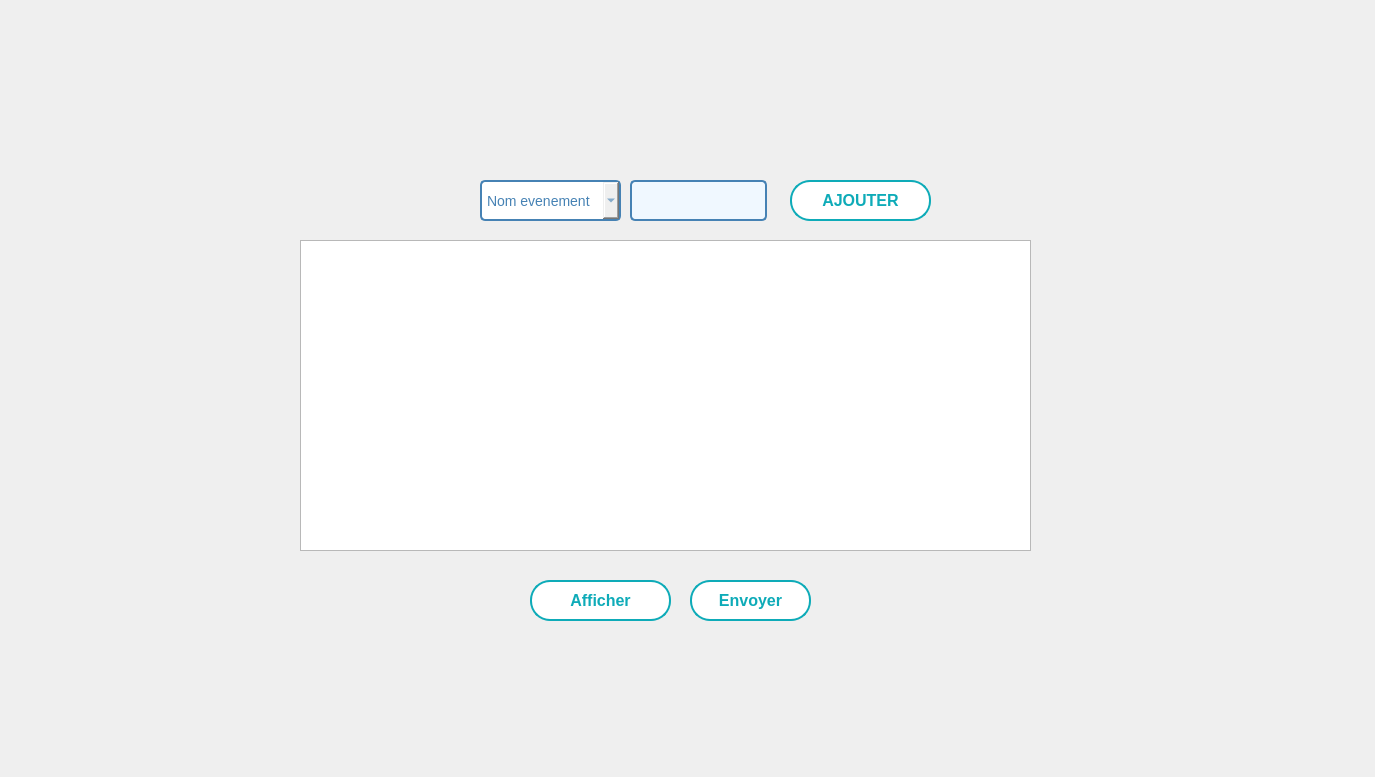
      <widget class="QWidget" name="tab_3">
       <property name="minimumSize">
        <size>
         <width>1366</width>
         <height>768</height>
        </size>
       </property>
       <attribute name="title">
        <string>Participer</string>
       </attribute>
       <widget class="QComboBox" name="liste_nom">
        <property name="geometry">
         <rect>
          <x>480</x>
          <y>180</y>
          <width>141</width>
          <height>41</height>
         </rect>
        </property>
        <property name="styleSheet">
         <string notr="true">/* Style général du QComboBox */
QComboBox {
    border: 2px solid #4682B4; /* Bordure bleue */
    border-radius: 5px; /* Coins arrondis */
    padding: 5px; /* Espace intérieur */
    font-size: 14px; /* Taille de la police */
    font-family: &quot;Arial&quot;, sans-serif; /* Police de caractère */
    color: #4682B4; /* Couleur du texte */

}




/* Style des éléments déroulants */
QComboBox QAbstractItemView {
    border: 2px solid #4682B4; /* Bordure bleue */
    border-radius: 5px; /* Coins arrondis */
    font-size: 14px; /* Taille de la police */
    font-family: &quot;Arial&quot;, sans-serif; /* Police de caractère */
    color: #4682B4; /* Couleur du texte */
    background-color: #F0F8FF; /* Couleur de fond */
}

/* Style des éléments déroulants au survol */
QComboBox QAbstractItemView:hover {
    background-color: #87CEEB; /* Couleur de fond bleue au survol */
}
</string>
        </property>
        <item>
         <property name="text">
          <string>Nom evenement</string>
         </property>
        </item>
       </widget>
       <widget class="QLineEdit" name="CIN">
        <property name="enabled">
         <bool>true</bool>
        </property>
        <property name="geometry">
         <rect>
          <x>630</x>
          <y>180</y>
          <width>137</width>
          <height>41</height>
         </rect>
        </property>
        <property name="styleSheet">
         <string notr="true">/* Style général du formulaire */
QLineEdit {
    border: 2px solid #4682B4; /* Bordure bleue */
    border-radius: 5px; /* Coins arrondis */
    padding: 5px; /* Espace intérieur */
    font-size: 14px; /* Taille de la police */
    font-family: &quot;Arial&quot;, sans-serif; /* Police de caractère */
    color: #4682B4; /* Couleur du texte */
    background-color: #F0F8FF; /* Couleur de fond */
}

/* Style lorsque le champ de formulaire est en focus */
QLineEdit:focus {
    border-color: #1E90FF; /* Bordure bleu clair en focus */
}

/* Style pour les champs désactivés */
QLineEdit:disabled {
    color: #808080; /* Texte gris pour les champs désactivés */
    background-color: #F5F5F5; /* Fond gris clair pour les champs désactivés */
}
</string>
        </property>
       </widget>
       <widget class="QPushButton" name="ajout">
        <property name="enabled">
         <bool>true</bool>
        </property>
        <property name="geometry">
         <rect>
          <x>790</x>
          <y>180</y>
          <width>141</width>
          <height>41</height>
         </rect>
        </property>
        <property name="font">
         <font>
          <family>Arial</family>
          <pointsize>12</pointsize>
          <weight>75</weight>
          <bold>true</bold>
         </font>
        </property>
        <property name="autoFillBackground">
         <bool>false</bool>
        </property>
        <property name="styleSheet">
         <string notr="true">/* Styles généraux du bouton */
QPushButton {
    background-color: #ffffff; /* Bleu clair pour représenter l'eau */
    border: 2px solid #0EABB8; /* Bordure bleue */
    color: #0EABB8; /* Texte blanc */
    padding: 10px ; /* Espacement intérieur */

    font-weight: bold; /* Police en gras */
    border-radius: 20px; /* Bordure arrondie */
    outline: none; /* Supprime la bordure de focus */
  
    overflow: hidden; /* Cache le contenu débordant */
    transition: background-color 0.3s, color 0.3s; /* Transition des couleurs */
}

/* Style au survol du bouton */
QPushButton:hover {
    background-color: #0EABB8; /* Fond devient blanc */
    color: #ffffff; /* Texte devient bleu clair */
}

/* Style au clic du bouton */
QPushButton:pressed {
    background-color: #0EABB8; /* Bleu foncé lors du clic */
    color: #f8f8f8; /* Texte blanc lors du clic */
}

/* Animation pour le pseudo-élément :after */
QPushButton::after {
    content: ''; /* Contenu vide */
    position: absolute; /* Position absolue */
    width: 100%; /* Largeur à 100% */
    height: 100%; /* Hauteur à 100% */
    background-color: rgba(255, 255, 255, 0.3); /* Fond semi-transparent */
    top: 50%; /* Positionnement au centre vertical */
    left: 50%; /* Positionnement au centre horizontal */
    border-radius: 50%; /* Bordure arrondie */
    transform: translate(-50%, -50%) scale(0); /* Réduit l'échelle à 0 */
    transition: transform 0.5s ease; /* Transition de l'échelle */
}

/* Animation au survol du bouton */
QPushButton:hover::after {
    transform: translate(-50%, -50%) scale(2); /* Augmente l'échelle à 2 */
}
</string>
        </property>
        <property name="text">
         <string>AJOUTER</string>
        </property>
        <property name="icon">
         <iconset>
          <normaloff>../Downloads/anyrgb.com.png</normaloff>../Downloads/anyrgb.com.png</iconset>
        </property>
        <property name="autoDefault">
         <bool>true</bool>
        </property>
       </widget>
       <widget class="QTableView" name="tab_liste">
        <property name="geometry">
         <rect>
          <x>300</x>
          <y>240</y>
          <width>731</width>
          <height>311</height>
         </rect>
        </property>
       </widget>
       <widget class="QPushButton" name="afficher_liste">
        <property name="enabled">
         <bool>true</bool>
        </property>
        <property name="geometry">
         <rect>
          <x>530</x>
          <y>580</y>
          <width>141</width>
          <height>41</height>
         </rect>
        </property>
        <property name="font">
         <font>
          <family>Arial</family>
          <pointsize>12</pointsize>
          <weight>75</weight>
          <bold>true</bold>
         </font>
        </property>
        <property name="autoFillBackground">
         <bool>false</bool>
        </property>
        <property name="styleSheet">
         <string notr="true">/* Styles généraux du bouton */
QPushButton {
    background-color: #ffffff; /* Bleu clair pour représenter l'eau */
    border: 2px solid #0EABB8; /* Bordure bleue */
    color: #0EABB8; /* Texte blanc */
    padding: 10px ; /* Espacement intérieur */

    font-weight: bold; /* Police en gras */
    border-radius: 20px; /* Bordure arrondie */
    outline: none; /* Supprime la bordure de focus */
  
    overflow: hidden; /* Cache le contenu débordant */
    transition: background-color 0.3s, color 0.3s; /* Transition des couleurs */
}

/* Style au survol du bouton */
QPushButton:hover {
    background-color: #0EABB8; /* Fond devient blanc */
    color: #ffffff; /* Texte devient bleu clair */
}

/* Style au clic du bouton */
QPushButton:pressed {
    background-color: #0EABB8; /* Bleu foncé lors du clic */
    color: #f8f8f8; /* Texte blanc lors du clic */
}

/* Animation pour le pseudo-élément :after */
QPushButton::after {
    content: ''; /* Contenu vide */
    position: absolute; /* Position absolue */
    width: 100%; /* Largeur à 100% */
    height: 100%; /* Hauteur à 100% */
    background-color: rgba(255, 255, 255, 0.3); /* Fond semi-transparent */
    top: 50%; /* Positionnement au centre vertical */
    left: 50%; /* Positionnement au centre horizontal */
    border-radius: 50%; /* Bordure arrondie */
    transform: translate(-50%, -50%) scale(0); /* Réduit l'échelle à 0 */
    transition: transform 0.5s ease; /* Transition de l'échelle */
}

/* Animation au survol du bouton */
QPushButton:hover::after {
    transform: translate(-50%, -50%) scale(2); /* Augmente l'échelle à 2 */
}
</string>
        </property>
        <property name="text">
         <string>Afficher</string>
        </property>
        <property name="icon">
         <iconset>
          <normaloff>../Downloads/anyrgb.com.png</normaloff>../Downloads/anyrgb.com.png</iconset>
        </property>
        <property name="autoDefault">
         <bool>true</bool>
        </property>
       </widget>
       <widget class="QPushButton" name="sendBtn">
        <property name="geometry">
         <rect>
          <x>690</x>
          <y>580</y>
          <width>121</width>
          <height>41</height>
         </rect>
        </property>
        <property name="font">
         <font>
          <family>Arial</family>
          <pointsize>12</pointsize>
          <weight>75</weight>
          <bold>true</bold>
         </font>
        </property>
        <property name="styleSheet">
         <string notr="true">/* Styles généraux du bouton */
QPushButton {
    background-color: #ffffff; /* Bleu clair pour représenter l'eau */
    border: 2px solid #0EABB8; /* Bordure bleue */
    color: #0EABB8; /* Texte blanc */
    padding: 10px ; /* Espacement intérieur */

    font-weight: bold; /* Police en gras */
    border-radius: 20px; /* Bordure arrondie */
    outline: none; /* Supprime la bordure de focus */
  
    overflow: hidden; /* Cache le contenu débordant */
    transition: background-color 0.3s, color 0.3s; /* Transition des couleurs */
}

/* Style au survol du bouton */
QPushButton:hover {
    background-color: #0EABB8; /* Fond devient blanc */
    color: #ffffff; /* Texte devient bleu clair */
}

/* Style au clic du bouton */
QPushButton:pressed {
    background-color: #0EABB8; /* Bleu foncé lors du clic */
    color: #f8f8f8; /* Texte blanc lors du clic */
}

/* Animation pour le pseudo-élément :after */
QPushButton::after {
    content: ''; /* Contenu vide */
    position: absolute; /* Position absolue */
    width: 100%; /* Largeur à 100% */
    height: 100%; /* Hauteur à 100% */
    background-color: rgba(255, 255, 255, 0.3); /* Fond semi-transparent */
    top: 50%; /* Positionnement au centre vertical */
    left: 50%; /* Positionnement au centre horizontal */
    border-radius: 50%; /* Bordure arrondie */
    transform: translate(-50%, -50%) scale(0); /* Réduit l'échelle à 0 */
    transition: transform 0.5s ease; /* Transition de l'échelle */
}

/* Animation au survol du bouton */
QPushButton:hover::after {
    transform: translate(-50%, -50%) scale(2); /* Augmente l'échelle à 2 */
}
</string>
        </property>
        <property name="text">
         <string>Envoyer</string>
        </property>
       </widget>
       <widget class="QLabel" name="label_5">
        <property name="geometry">
         <rect>
          <x>0</x>
          <y>0</y>
          <width>1366</width>
          <height>768</height>
         </rect>
        </property>
        <property name="text">
         <string/>
        </property>
        <property name="pixmap">
         <pixmap resource="../image/image.qrc">:/background_3.png</pixmap>
        </property>
        <property name="scaledContents">
         <bool>true</bool>
        </property>
       </widget>
       <zorder>label_5</zorder>
       <zorder>liste_nom</zorder>
       <zorder>CIN</zorder>
       <zorder>ajout</zorder>
       <zorder>tab_liste</zorder>
       <zorder>afficher_liste</zorder>
       <zorder>sendBtn</zorder>
      </widget>
